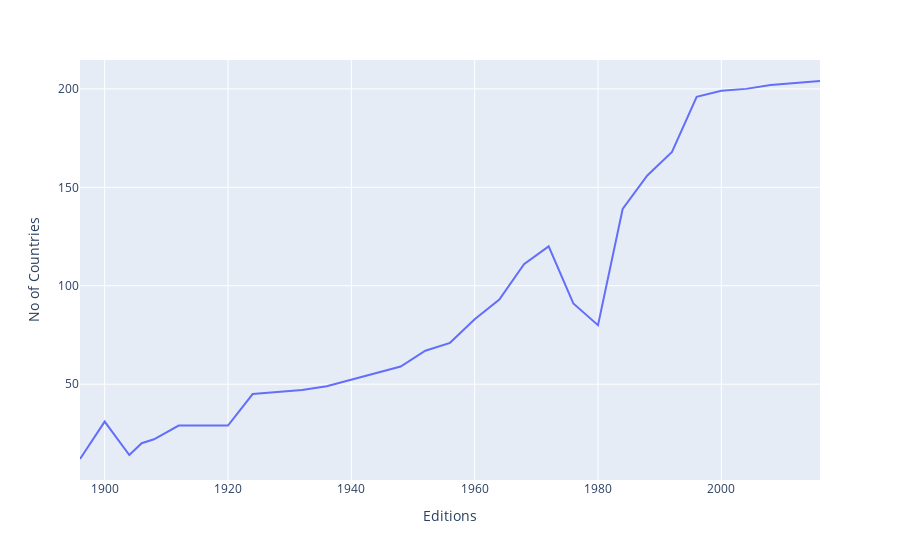

Write notebook code for a chart like this one.
### Code cell
fig.show()

### Figure 1 — Plotly figure (JSON) as saved in the notebook; plotly's stock layout.template omitted (floating-point values rounded to 4 significant figures)
{"data": [{"hovertemplate": "Editions=%{x}<br>No of Countries=%{y}<extra></extra>", "legendgroup": "", "line": {"color": "#636efa", "dash": "solid"}, "marker": {"symbol": "circle"}, "mode": "lines", "name": "", "orientation": "v", "showlegend": false, "type": "scatter", "x": [1896, 1900, 1904, 1906, 1908, 1912, 1920, 1924, 1928, 1932, 1936, 1948, 1952, 1956, 1960, 1964, 1968, 1972, 1976, 1980, 1984, 1988, 1992, 1996, 2000, 2004, 2008, 2012, 2016], "xaxis": "x", "y": [12, 31, 14, 20, 22, 29, 29, 45, 46, 47, 49, 59, 67, 71, 83, 93, 111, 120, 91, 80, 139, 156, 168, 196, 199, 200, 202, 203, 204], "yaxis": "y"}], "layout": {"legend": {"tracegroupgap": 0}, "margin": {"t": 60}, "xaxis": {"anchor": "y", "domain": [0, 1], "title": {"text": "Editions"}}, "yaxis": {"anchor": "x", "domain": [0, 1], "title": {"text": "No of Countries"}}}}
